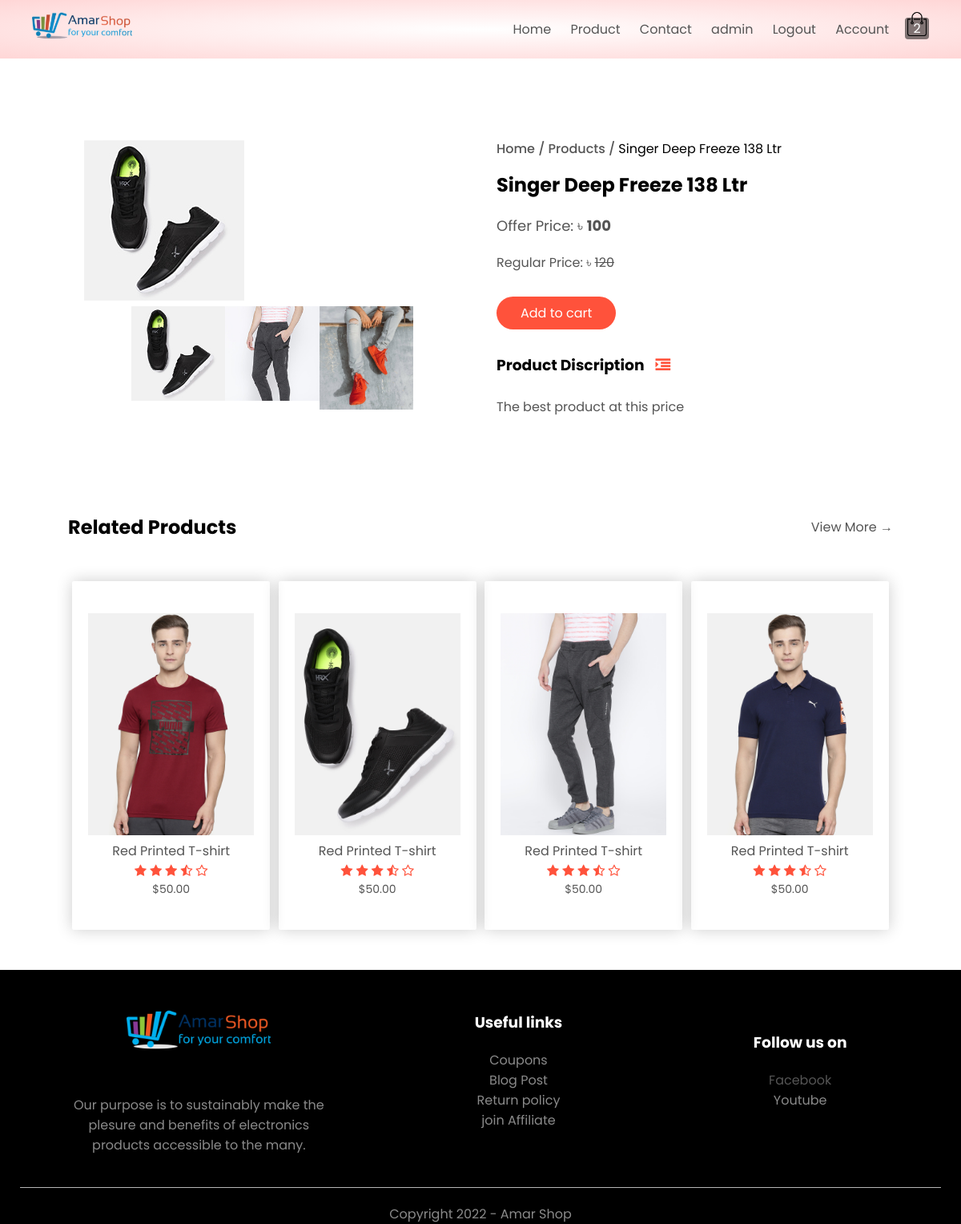
Screenshot of /product/czxEgj/ (signed in) with the database file from the repository.
### shop/models.py (models this page shows, shortened)
class ProductImage(models.Model):
    image = models.ImageField(upload_to=utails.get_upload_dir)
    @property
    def get_url(self):
        return f"/media/{self.image}"

class Product(models.Model):
    product_id = models.CharField(max_length=20, primary_key=True, unique=True, blank=True)
    category = models.CharField(max_length=50, choices=utails.PRODUCT_CATEGORY, null=True, blank=True)
    title = models.CharField(max_length=250)
    model = models.CharField(max_length=250, null=True, blank=True)
    image = models.ManyToManyField(ProductImage)
    description = models.TextField(null=True, blank=True)
    status = models.CharField(max_length=20, choices=utails.PRODUCT_STATUS, null=True, blank=True)
    quantity = models.PositiveIntegerField()
    regular_price = models.PositiveIntegerField()
    discount_price = models.PositiveIntegerField()
    rating = models.FloatField(default=5.0, null=True, blank=True)
    added_at = models.DateTimeField(auto_now_add=True)
    class Meta:
        ordering = ['added_at']
    @property
    def is_available(self):
        return True if self.quantity >= 1 else False

### shop/views.py (the view)
# urls.py: path('product/<pk>/', views.product_details.as_view(), name='product'),
class product_details(DetailView):
    model = Product
    template_name = 'shop/product_details.html'

### shop/templatetags/cart_product.py (called while the page is built)
@register.filter
def count_cart_product(user):
    try:
        all_cart_product = Cart.objects.filter(_user=user)
        if all_cart_product:
            count = 0
            for cart in all_cart_product:
                count += cart.quantity
            return count
    except Exception as e:
        pass
    return 0

### templates/shop/product_details.html (shortened to what this page needs)
{% extends "base.html" %}
{% load static %}
{% block content %}
<div class="small-container single-product">
    {% if object %}
    <div class="row">
        <div class="col-2">
            {% with object.image.all|first as image %}
                <img src="{{image.get_url}}" id="product-img" />
            {% endwith %}
            <div class="small-img-row">
                {% for image in object.image.all %}
                <div class="small-img-col">
                    <img src="{{image.get_url}}" class="small-img" width="100%" alt="">
                </div>
                {% endfor %}
            </div>
        </div>
        <div class="col-2">
            <p style="margin-bottom: 15px; font-weight: 500;"><a href="{% url 'shop:home' %}">Home</a> / <a href="{% url 'shop:products' %}">Products</a> / <span style="color: black; font-weight: 400;">{{object.title}}</span></p>
            <h2>{{object.title}}</h2>
            <h4 class="offer-price">Offer Price: &#2547; <strong>{{object.discount_price}}</strong></h4>
            <p>Regular Price: &#2547; <strike>{{object.regular_price}}</strike></p>
            {% if object.is_available %}
                <a href="/add-to-cart/{{object.product_id}}/" class="btn">Add to cart</a>
            {% else %}
                <a href="#" class="btn" style="pointer-events: none;">Not Available</a>
            {% endif %}
            <h3>Product Discription <i class="fa fa-indent" aria-hidden="true"></i></h3>
            <br>
            <p>{{object.description}}</p>
        </div>
    </div>
    {% endif %}
</div>
<div class="small-container">
    <div class="row row-2">
        <h2>Related Products</h2>
        <p><a href="">View More &#8594;</a></p>
    </div>
</div>
<div class="small-container">
    <div class="row">
        <div class="col-4">
            <img src="{% static '/images/others/product-1.jpg' %}" alt="">
            <h4>Red Printed T-shirt</h4>
            <div class="rating">
                <i class="fa fa-star" aria-hidden="true"></i>
                <i class="fa fa-star" aria-hidden="true"></i>
                <i class="fa fa-star" aria-hidden="true"></i>
                <i class="fa fa-star-half-o" aria-hidden="true"></i>
                <i class="fa fa-star-o" aria-hidden="true"></i>
            </div>
            <p>$50.00</p>
        </div>
        <div class="col-4">
            <img src="{% static '/images/others/product-2.jpg' %}" alt="">
            <h4>Red Printed T-shirt</h4>
            <div class="rating">
                <i class="fa fa-star" aria-hidden="true"></i>
                <i class="fa fa-star" aria-hidden="true"></i>
                <i class="fa fa-star" aria-hidden="true"></i>
                <i class="fa fa-star-half-o" aria-hidden="true"></i>
                <i class="fa fa-star-o" aria-hidden="true"></i>
            </div>
            <p>$50.00</p>
        </div>
        <div class="col-4">
            <img src="{% static '/images/others/product-3.jpg' %}" alt="">
            <h4>Red Printed T-shirt</h4>
            <div class="rating">
                <i class="fa fa-star" aria-hidden="true"></i>
                <i class="fa fa-star" aria-hidden="true"></i>
                <i class="fa fa-star" aria-hidden="true"></i>
                <i class="fa fa-star-half-o" aria-hidden="true"></i>
                <i class="fa fa-star-o" aria-hidden="true"></i>
            </div>
            <p>$50.00</p>
        </div>
        <div class="col-4">
            <img src="{% static '/images/others/product-4.jpg' %}" alt="">
            <h4>Red Printed T-shirt</h4>
            <div class="rating">
                <i class="fa fa-star" aria-hidden="true"></i>
                <i class="fa fa-star" aria-hidden="true"></i>
                <i class="fa fa-star" aria-hidden="true"></i>
                <i class="fa fa-star-half-o" aria-hidden="true"></i>
                <i class="fa fa-star-o" aria-hidden="true"></i>
            </div>
            <p>$50.00</p>
        </div>
    </div>
</div>
{% endblock content %}

### templates/base.html (shortened to what this page needs)
{% load static %}
{% load cart_product %}
<!DOCTYPE html>
<html lang="en">
<head>
    <link rel="stylesheet" href="https://stackpath.bootstrapcdn.com/font-awesome/4.7.0/css/font-awesome.min.css">
    <link rel="stylesheet" href="{% static '/css/style.css' %}">
</head>
<body>
<div class="header" id="top">
    <div class="container">
        <div class="navbar">
            <div class="logo">
                <a href="{% url 'shop:home' %}"><img src="{% static '/images/icons/logo_main.png' %}" width="125px"></a>
            </div>
            <nav>
                <ul id="menu-items">
                    <li><a href="{% url 'shop:home' %}">Home</a></li>
                    <li><a href="{% url 'shop:products' %}">Product</a></li>
                    <li><a href="">Contact</a></li>
                    {% if request.user.is_authenticated %}
                        {% if request.user.username == 'admin' %}
                        <li><a href="/admin">{{request.user.username}}</a></li>
                        {% else %}
                        <li><a href="#">{{request.user}}</a></li>
                        {% endif %}
                        <li><a href="{% url 'account:logout' %}">Logout</a></li>
                    {% endif %}
                    {% if not request.user.is_authenticated %}
                        <li><a href="{% url 'account:home' %}">Account</a></li>
                    {% else %}
                        <li><a href="{% url 'account:profile' %}">Account</a></li>
                    {% endif %}
                </ul>
            </nav>
            <a href="{% url 'shop:cart' %}"><p class="badge" id="quantity-badge">{{request.user|count_cart_product}}</p><img src="{% static '/images/icons/cart.png' %}" width="30px" height="30px"></a>
        </div>
    </div>
</div>
{% block content %} {% endblock content %}
<div class="footer">
    <div class="container">
        <div class="row">
            <div class="footer-col-2">
                <img src="{% static '/images/icons/logo_footer.png' %}" alt="">
                <p>Our purpose is to sustainably make the plesure and benefits of electronics products accessible to the many.</p>
            </div>
            <div class="footer-col-3">
                <h3>Useful links</h3>
                <ul>
                    <li>Coupons</li>
                    <li>Blog Post</li>
                    <li>Return policy</li>
                    <li>join Affiliate</li>
                </ul>
            </div>
            <div class="footer-col-4">
                <h3>Follow us on</h3>
                <ul>
                    <li><a href="https://www.facebook.com/profile.php?id=100013294023949" target="_blank">Facebook</a></li>
                    <li>Youtube</li>
                </ul>
            </div>
        </div>
        <hr>
        <p class="copyright">Copyright 2022 - Amar Shop</p>
    </div>
</div>
</body>
</html>

### static/css/style.css (style rules this page uses)
* { margin: 0; padding: 0; box-sizing: border-box; font-family: 'Poppins', sans-serif; }
.header { background: radial-gradient(#fff, #ffd6d6); }
.container { max-width: 1200px; margin: auto; padding-left: 25px; padding-right: 25px; }
.navbar { display: flex; align-items: center; padding: 15px; }
nav { flex: 1; text-align: right; }
nav ul { display: inline-block; list-style-type: none; }
nav ul li { display: inline-block; margin-right: 20px; }
a { text-decoration: none; color: #555; }
p { color: #555; }
.row { display: flex; align-items: center; flex-wrap: wrap; justify-content: space-around; }
.col-2 { flex-basis: 50%; min-width: 300px; }
.col-2 img { max-width: 100%; padding: 50px 0; }
.btn { display: inline-block; background: #ff523b; color: #fff; padding: 8px 30px; margin: 30px 0; border-radius: 30px; transition: background 0.5s; }
.small-container { max-width: 1080px; margin: auto; padding-left: 25px; padding-right: 25px; }
.col-4 { flex-basis: 24%; padding: 10px; min-width: 200px; margin-bottom: 50px; transition: transform 0.5s; }
.col-4 img { width: 100%; }
h4 { color: #555; font-weight: normal; }
.col-4 p { font-size: 14px; }
.rating .fa { color: #ff523b; }
.footer { background: #000; color: #8a8a8a; }
.footer p { color: #8a8a8a; }
.footer h3 { color: #fff; margin-bottom: 20px; }
.footer-col-1, .footer-col-2, .footer-col-3, .footer-col-4 { min-width: 250px; max-width: 30%; margin: 20px 0; }
.footer-col-2 { flex: 1; text-align: center; }
.footer-col-2 img { width: 180px; margin-bottom: 20px; }
.footer-col-3, .footer-col-4 { flex-basis: 12%; text-align: center; }
ul li { list-style-type: none; }
.footer hr { border: none; background: #b5b5b5; height: 1px; margin: 20px 0; }
.copyright { text-align: center; }
.row-2 { justify-content: space-between; margin: 100px auto 50px; }
.row .col-4 { text-align: center; padding: 40px 20px; box-shadow: 0 0 20px 0 rgba(0, 0, 0, 0.2); cursor: pointer; transition: transform 0.5s; border-radius: 2px; }
.single-product { margin-top: 80px; }
.single-product .col-2 { padding: 20px; }
.single-product .col-2 img { padding: 0; }
.single-product .offer-price { margin: 20px 0; font-size: 18px; font-weight: normal; }
.single-product .fa { color: #ff523b; margin-left: 10px; }
.small-img-row { display: flex; justify-content: center; margin-right: 5px; }
.small-img-col { flex-basis: 25%; cursor: pointer; }
.badge { color: rgb(255, 255, 255); background-color: rgba(0, 0, 0, 0.5); padding: 1px; text-align: center; margin-bottom: -34px; font-weight: light; border-radius: 4px; }

### rows the page displays
ProductImage: get_url (picture)
ProductImage: get_url (picture)
ProductImage: get_url (picture)
Product: title "Singer Deep Freeze 138 Ltr", discount_price "100", regular_price "120", description "The best product at this price"

### other values shown
{{ request.user.username }} "admin"
